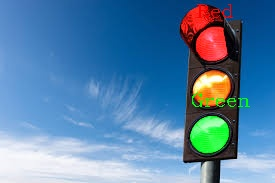
#> input picture picture_tagged4.jpg, 275 x 183 px, given in place of the camera
$ python color_capture_test2_upload.py
#> lines starting #> are read from the running program, lines starting #| are printed output that depends on the picture; after the words box and inside, x2 and y2 are one past the last pixel; in counts of white or black regions, pixels touching at a corner belong together
import cv2
import numpy as np
import time
from collections import deque

class HighPerformanceColorDetector:
    def __init__(self):
        self.color_ranges = {
            'Red': [
                ([0, 150, 50], [10, 255, 255]),      # Red range 1
                ([170, 150, 50], [180, 255, 255])    # Red range 2
            ],
            'Blue': [([100, 150, 50], [130, 255, 255])],
            'Green': [([40, 80, 50], [80, 255, 255])],
            'Yellow': [([20, 100, 100], [30, 255, 255])],
            'Purple': [([130, 80, 50], [160, 255, 255])],
            'Orange': [([10, 150, 100], [20, 255, 255])],
            'Cyan': [([85, 100, 50], [100, 255, 255])]
        }

        self.color_bgr = {
            'Red': (0, 0, 255),
            'Blue': (255, 0, 0),
            'Green': (0, 255, 0),
            'Yellow': (0, 255, 255),
            'Purple': (255, 0, 255),
            'Orange': (0, 165, 255),
            'Cyan': (255, 255, 0)
        }

        self.fps_queue = deque(maxlen=30)
        self.prev_time = time.time()

        self.kernel_open = cv2.getStructuringElement(cv2.MORPH_ELLIPSE, (3, 3))
        self.kernel_close = cv2.getStructuringElement(cv2.MORPH_ELLIPSE, (9, 9))

        self.target_width = 1920
        self.target_height = 1080

        self.gradient_bg = self.create_gradient_bg(self.target_width, self.target_height)

    def create_gradient_bg(self, width, height):
        bg = np.zeros((height, width, 3), dtype=np.uint8)
        for i in range(height):
            ratio = i / height
            r = int(30 + ratio * 50)
            g = int(30 + ratio * 30)
            b = int(70 + ratio * 100)
            bg[i, :] = (b, g, r)
        return bg

    def get_light_color(self, color_bgr, alpha=0.3):
        return tuple(int(c + (255 - c) * alpha) for c in color_bgr)

    def put_pretty_text(self, img, text, position, color,
                       font_scale=1.0, thickness=2, shadow=True):
        fonts = [
            cv2.FONT_HERSHEY_COMPLEX,
            cv2.FONT_HERSHEY_TRIPLEX,
            cv2.FONT_HERSHEY_DUPLEX
        ]
        font = fonts[0]

        if shadow:
            shadow_color = (0, 0, 0)
            cv2.putText(img, text,
                       (position[0] + 2, position[1] + 2),
                       font, font_scale, shadow_color, thickness + 1,
                       cv2.LINE_AA)


        cv2.putText(img, text, position,
                   font, font_scale, color, thickness, cv2.LINE_AA)

    def calculate_fps(self):

        current_time = time.time()
        fps = 1.0 / (current_time - self.prev_time)
        self.prev_time = current_time
        self.fps_queue.append(fps)

        return sum(self.fps_queue) / len(self.fps_queue) if self.fps_queue else fps

    def optimize_frame(self, frame):

        h, w = frame.shape[:2]
        if w != self.target_width or h != self.target_height:
            frame = cv2.resize(frame, (self.target_width, self.target_height))

        return frame

    def advanced_color_detection(self, frame, hsv):

        detected_areas = []

        for color_name, ranges in self.color_ranges.items():
            combined_mask = None

            for lower, upper in ranges:
                lower_np = np.array(lower)
                upper_np = np.array(upper)
                mask = cv2.inRange(hsv, lower_np, upper_np)

                if combined_mask is None:
                    combined_mask = mask
                else:
                    combined_mask = cv2.bitwise_or(combined_mask, mask)

            if combined_mask is None:
                continue

            mask = cv2.morphologyEx(combined_mask, cv2.MORPH_OPEN, self.kernel_open)
            mask = cv2.morphologyEx(mask, cv2.MORPH_CLOSE, self.kernel_close)


            contours, _ = cv2.findContours(mask, cv2.RETR_EXTERNAL, cv2.CHAIN_APPROX_SIMPLE)

            for contour in contours:
                area = cv2.contourArea(contour)

                min_area = 1500

                if area > min_area:
                    hull = cv2.convexHull(contour)

                    x, y, w, h = cv2.boundingRect(hull)

                    perimeter = cv2.arcLength(hull, True)
                    if perimeter > 0:
                        circularity = 4 * np.pi * area / (perimeter * perimeter)
                        if circularity < 0.3:
                            continue

                    center_x = x + w // 2
                    center_y = y + h // 2
                    detected_areas.append({
                        'name': color_name,
                        'center': (center_x, center_y),
                        'size': max(w, h),
                        'color': self.color_bgr[color_name],
                        'contour': hull
                    })

        return detected_areas

    def create_rounded_mask(self, contours, img_shape):

        mask = np.zeros(img_shape[:2], dtype=np.uint8)

        for contour in contours:
            if len(contour) > 2:
                epsilon = 0.005 * cv2.arcLength(contour, True)
                approx = cv2.approxPolyDP(contour, epsilon, True)
                cv2.fillPoly(mask, [approx], 255)

        mask = cv2.GaussianBlur(mask, (15, 15), 0)
        return mask

    def detect_colors(self, frame):
        frame = self.optimize_frame(frame)

        frame = cv2.flip(frame, 1)

        hsv = cv2.cvtColor(frame, cv2.COLOR_BGR2HSV)

        hsv = cv2.GaussianBlur(hsv, (5, 5), 0)

        result = self.gradient_bg.copy()

        color_layer = np.zeros_like(frame, dtype=np.uint8)

        detected_areas = self.advanced_color_detection(frame, hsv)

        for area in detected_areas:
            name = area['name']
            center = area['center']
            size = area['size']
            color = area['color']
            contour = area['contour']

            contour_mask = self.create_rounded_mask([contour], frame.shape)

            light_color = self.get_light_color(color, alpha=0.4)

            colored_area = np.full_like(frame, light_color, dtype=np.uint8)
            color_layer[contour_mask > 0] = colored_area[contour_mask > 0]

        result = cv2.addWeighted(frame, 0.7, color_layer, 0.3, 0)

        for area in detected_areas:
            name = area['name']
            center = area['center']
            size = area['size']
            color = area['color']

            font_scale = max(0.8, min(2.0, size / 150))
            thickness = max(1, int(size / 100))


            radius = max(30, size // 8)
            cv2.circle(result, center, radius, (40, 40, 40), -1)
            cv2.circle(result, center, radius, color, 2)


            text_size = cv2.getTextSize(name, cv2.FONT_HERSHEY_COMPLEX, font_scale, thickness)[0]
            text_x = center[0] - text_size[0] // 2
            text_y = center[1] + text_size[1] // 2

            self.put_pretty_text(result, name, (text_x, text_y), color,
                               font_scale, thickness)

        return result, len(detected_areas)

    def add_ui_elements(self, frame, detected_count):

        h, w = frame.shape[:2]


        fps = self.calculate_fps()

        title_bg = np.zeros((60, w, 3), dtype=np.uint8)
        title_bg[:, :] = (40, 40, 60)
        frame[0:60, 0:w] = cv2.addWeighted(frame[0:60, 0:w], 0.3, title_bg, 0.7, 0)

        self.put_pretty_text(frame, "High-Performance Color Detection", (20, 40),
                           (255, 255, 255), 1.2, 2)

        status_bg = np.zeros((40, w, 3), dtype=np.uint8)
        status_bg[:, :] = (30, 30, 30)
        frame[h-40:h, 0:w] = cv2.addWeighted(frame[h-40:h, 0:w], 0.4, status_bg, 0.6, 0)

        status_text = f"Detected: {detected_count} color areas | Press 'Q' to exit | 'S' to screenshot"
        self.put_pretty_text(frame, status_text, (20, h-10),
                           (200, 200, 200), 0.6, 1)

        fps_text = f"FPS: {fps:.1f}"
        fps_size = cv2.getTextSize(fps_text, cv2.FONT_HERSHEY_COMPLEX, 0.6, 1)[0]
        self.put_pretty_text(frame, fps_text, (w - fps_size[0] - 20, 40),
                           (0, 255, 255), 0.6, 1)

        res_text = f"Resolution: {w}x{h}"
        res_size = cv2.getTextSize(res_text, cv2.FONT_HERSHEY_COMPLEX, 0.5, 1)[0]
        self.put_pretty_text(frame, res_text, (w - res_size[0] - 20, 70),
                           (0, 200, 255), 0.5, 1)

def main():

    detector = HighPerformanceColorDetector()

    cap = cv2.VideoCapture(0)

    if not cap.isOpened():
        print("Cannot open camera!")

    print("Setting camera to maximum resolution and frame rate...")

    cap.set(cv2.CAP_PROP_FRAME_WIDTH, detector.target_width)
    cap.set(cv2.CAP_PROP_FRAME_HEIGHT, detector.target_height)


    cap.set(cv2.CAP_PROP_FPS, 60)


    actual_width = int(cap.get(cv2.CAP_PROP_FRAME_WIDTH))
    actual_height = int(cap.get(cv2.CAP_PROP_FRAME_HEIGHT))
    actual_fps = cap.get(cv2.CAP_PROP_FPS)

    print(f"Camera resolution: {actual_width}x{actual_height}")
    print(f"Camera FPS: {actual_fps}")

    if actual_width != detector.target_width or actual_height != detector.target_height:
        detector.target_width = actual_width
        detector.target_height = actual_height
        detector.gradient_bg = detector.create_gradient_bg(actual_width, actual_height)
        print(f"Adjusted target resolution to: {actual_width}x{actual_height}")

    print("High-performance color detection started!")
    print("Press 'Q' to exit")
    print("Press 'S' to save screenshot")

    screenshot_count = 0

    while True:
        ret, frame = cap.read()
#> frame is the input picture: shape (183, 275, 3); mean B, G, R 167.8, 130.7, 86.9
        if not ret:
            print("Failed to grab frame!")
            break


        result, count = detector.detect_colors(frame)
#> in detect_colors, `frame = cv2.flip(frame, 1)`:
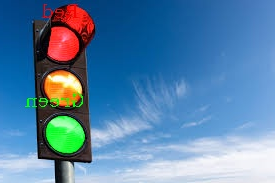
#> frame: shape (183, 275, 3); mean B, G, R 167.8, 130.7, 86.9
#> in detect_colors, `hsv = cv2.cvtColor(frame, cv2.COLOR_BGR2HSV)`: hsv: shape (183, 275, 3); mean H, S, V 98.2, 156.2, 182.3
#> in detect_colors, `hsv = cv2.GaussianBlur(hsv, (5, 5), 0)`: hsv: shape (183, 275, 3); mean H, S, V 98.2, 156.3, 182.3
#> after the loop in advanced_color_detection, `for color_name, ranges in self.color_ranges.items():`:
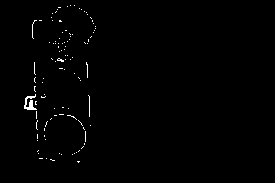
#> combined_mask: shape (183, 275); 0.81% white in thin lines or dots, all inside (x1, y1, x2, y2) = (24, 5, 96, 163)
#> after the loop in advanced_color_detection, `for color_name, ranges in self.color_ranges.items():`:
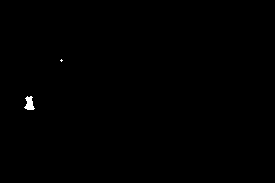
#> mask: shape (183, 275); 0.2% white; 2 white regions (1 under 20 px), largest, box (x1, y1, x2, y2) and area: (24, 96, 35, 110) 97
#> after the loop in advanced_color_detection, `for color_name, ranges in self.color_ranges.items():`: detected_areas = 1 item
#> the loop in detect_colors, `for area in detected_areas:` made 1 pass
#> (name, center, size, color, light_color) on pass 1: ('Blue', (134, 74), 269, (255, 0, 0), (255, 102, 102))
#> pass 1, in detect_colors, `contour_mask = self.create_rounded_mask([contour], frame.shape)`:
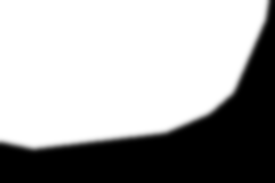
#> contour_mask: shape (183, 275); min 0, max 255, mean 168.6
#> after the loop in detect_colors, `for area in detected_areas:`:
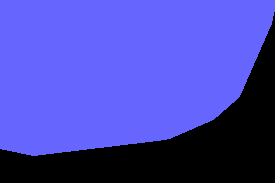
#> color_layer: shape (183, 275, 3); mean B, G, R 181.1, 72.4, 72.4
#> the loop in detect_colors, `for area in detected_areas:` made 1 pass
#> (name, center, size, color, font_scale, thickness, radius, text_size) on pass 1: ('Blue', (134, 74), 269, (255, 0, 0), 1.79, 2, 33, (135, 39))
#> after the loop in detect_colors, `for area in detected_areas:`:
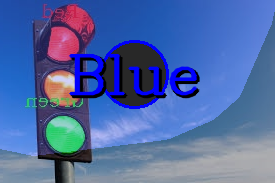
#> result: shape (183, 275, 3); mean B, G, R 165, 104.2, 78.7
#> count = 1
        detector.add_ui_elements(result, count)
#> in put_pretty_text (call 2), `cv2.putText(img, text, position, font, font_scale, color, thickness, c..`: img: shape (183, 275, 3); mean B, G, R 142.6, 102.6, 86
#> in add_ui_elements, `fps_size = cv2.getTextSize(fps_text, cv2.FONT_HERSHEY_COMPLEX, 0.6, 1)..`: fps_size = (84, 14)
#> in add_ui_elements, `res_size = cv2.getTextSize(res_text, cv2.FONT_HERSHEY_COMPLEX, 0.5, 1)..`: res_size = (174, 12)
#> in put_pretty_text (call 5), `cv2.putText(img, text, position, font, font_scale, color, thickness, c..`:
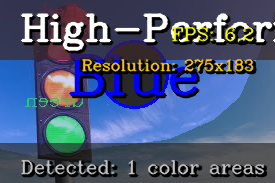
#> img: shape (183, 275, 3); mean B, G, R 117.4, 87.7, 75.1


        cv2.imshow('High-Performance Color Detection', result)

        key = cv2.waitKey(1) & 0xFF
#> (key q is pressed here)
        if key == ord('q') or key == ord('Q'):
            break
        elif key == ord('s') or key == ord('S'):

            screenshot_count += 1
            filename = f'color_detection_{screenshot_count}.png'
            cv2.imwrite(filename, result)
            print(f"Screenshot saved: {filename}")


    cap.release()
    cv2.destroyAllWindows()
    print("Program exited")

if __name__ == "__main__":
    main()

$ run again, on color_detection_1.png
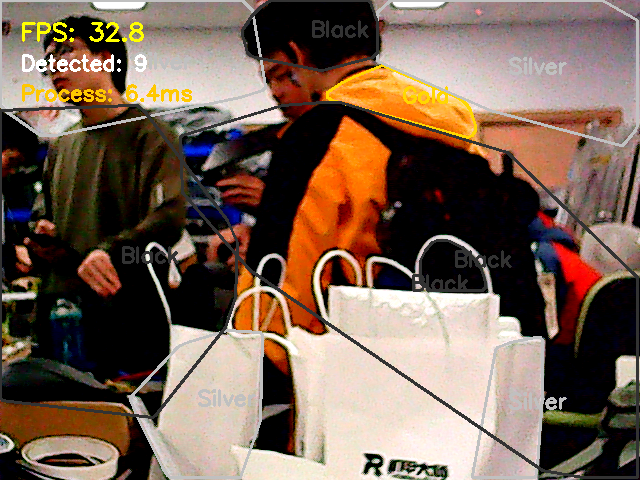
#> input picture color_detection_1.png, 640 x 480 px, given in place of the camera
#> in main, frame is the input picture: shape (480, 640, 3); mean B, G, R 83.8, 98.8, 121.3
#> after the loop in advanced_color_detection, `for color_name, ranges in self.color_ranges.items():`:
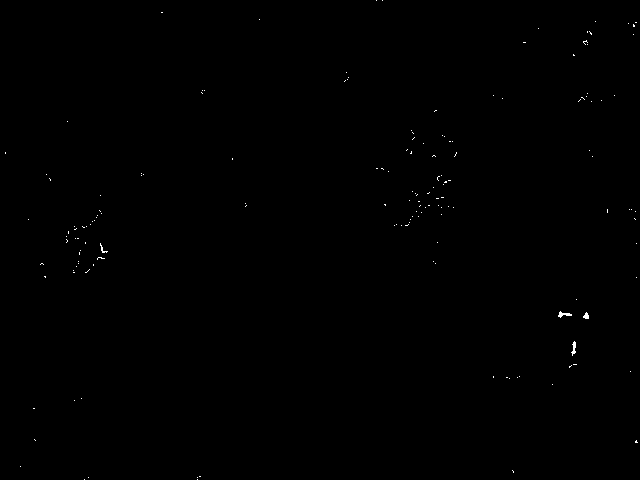
#> combined_mask: shape (480, 640); 0.14% white in thin lines or dots
#> after the loop in advanced_color_detection, `for color_name, ranges in self.color_ranges.items():`: detected_areas = 5 items
#> the loop in detect_colors, `for area in detected_areas:` made 5 passes
#> (name, center, size, color, light_color) on passes 1 to 5: ('Red', (60, 294), 97, (0, 0, 255), (102, 102, 255)), ('Red', (322, 90), 108, (0, 0, 255), (102, 102, 255)), ('Orange', (575, 426), 129, (0, 165, 255), (102, 201, 255)), ('Orange', (327, 239), 242, (0, 165, 255), (102, 201, 255)), ('Orange', (546, 95), 65, (0, 165, 255), (102, 201, 255))
#> the loop in detect_colors, `for area in detected_areas:` made 5 passes
#> (name, center, size, color, font_scale, thickness, text_size, text_x) on passes 1 to 5: ('Red', (60, 294), 97, (0, 0, 255), 0.8, 1, (51, 18), 35), ('Red', (322, 90), 108, (0, 0, 255), 0.8, 1, (51, 18), 297), ('Orange', (575, 426), 129, (0, 165, 255), 0.86, 1, (103, 19), 524), ('Orange', (327, 239), 242, (0, 165, 255), 1.61, 2, (194, 35), 230), ('Orange', (546, 95), 65, (0, 165, 255), 0.8, 1, (96, 18), 498)
#> count = 5
#> fps_size = (84, 14)
#> res_size = (174, 12)
#> in put_pretty_text (call 9), `cv2.putText(img, text, position, font, font_scale, color, thickness, c..`:
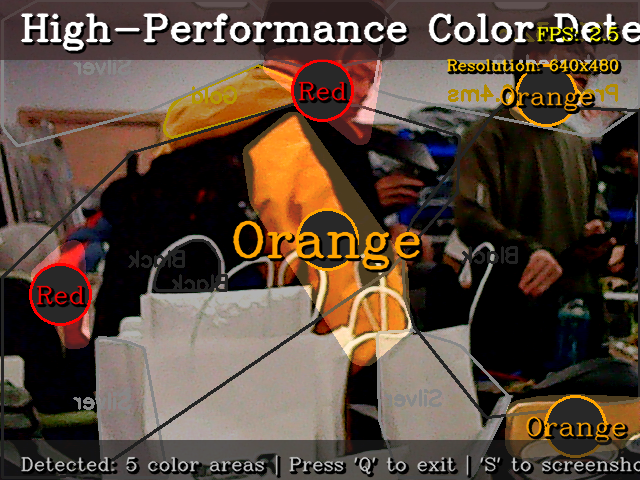
#> img: shape (480, 640, 3); mean B, G, R 58.6, 71.6, 89.2

$ run again, on color_detection_2.png
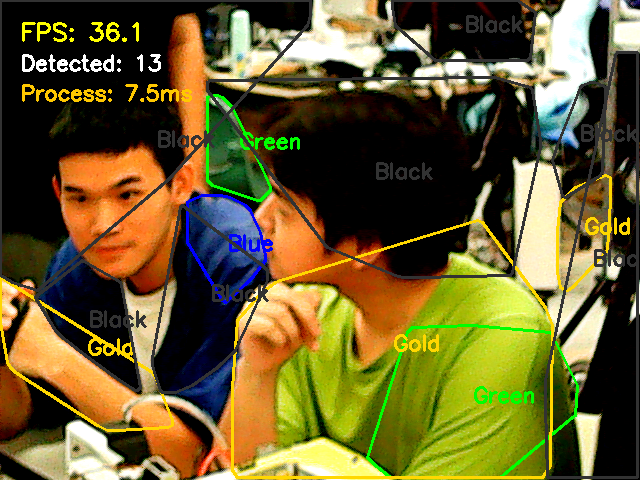
#> input picture color_detection_2.png, 640 x 480 px, given in place of the camera
#> in main, frame is the input picture: shape (480, 640, 3); mean B, G, R 45.2, 92.8, 104.8
#> after the loop in advanced_color_detection, `for color_name, ranges in self.color_ranges.items():`:
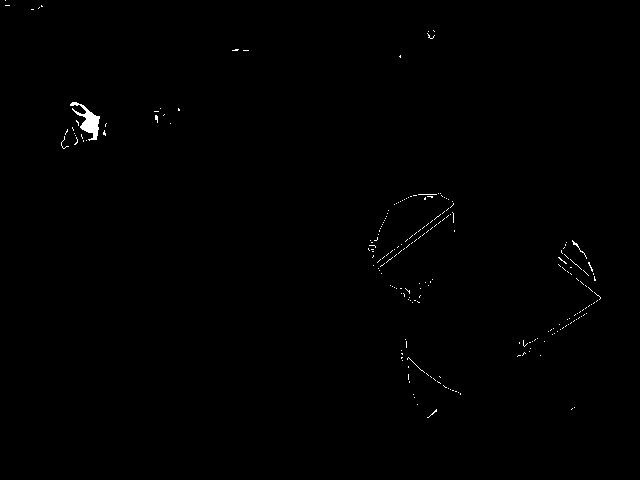
#> combined_mask: shape (480, 640); 0.37% white; 222 white regions (220 under 20 px), largest, box (x1, y1, x2, y2) and area: (70, 102, 100, 141) 425, (572, 240, 587, 259) 33
#> after the loop in advanced_color_detection, `for color_name, ranges in self.color_ranges.items():`: detected_areas = 8 items
#> the loop in detect_colors, `for area in detected_areas:` made 8 passes
#> (name, center, size, color, light_color) on passes 1 to 7: ('Red', (265, 264), 108, (0, 0, 255), (102, 102, 255)), ('Blue', (411, 245), 102, (255, 0, 0), (255, 102, 102)), ('Green', (387, 149), 110, (0, 255, 0), (102, 255, 102)), ('Orange', (473, 441), 77, (0, 165, 255), (102, 201, 255)), ('Orange', (570, 367), 140, (0, 165, 255), (102, 201, 255)), ('Orange', (374, 381), 179, (0, 165, 255), (102, 201, 255)), ('Orange', (292, 274), 184, (0, 165, 255), (102, 201, 255))
#> the loop in detect_colors, `for area in detected_areas:` made 8 passes
#> (name, center, size, color, font_scale, thickness, radius, text_size) on passes 1 to 6: ('Red', (265, 264), 108, (0, 0, 255), 0.8, 1, 30, (51, 18)), ('Blue', (411, 245), 102, (255, 0, 0), 0.8, 1, 30, (60, 18)), ('Green', (387, 149), 110, (0, 255, 0), 0.8, 1, 30, (81, 18)), ('Orange', (473, 441), 77, (0, 165, 255), 0.8, 1, 30, (96, 18)), ('Orange', (570, 367), 140, (0, 165, 255), 0.933, 1, 30, (112, 21)), ('Orange', (374, 381), 179, (0, 165, 255), 1.19, 1, 30, (143, 26))
#> count = 8
#> fps_size = (84, 14)
#> res_size = (174, 12)
#> in put_pretty_text (call 12), `cv2.putText(img, text, position, font, font_scale, color, thickness, c..`:
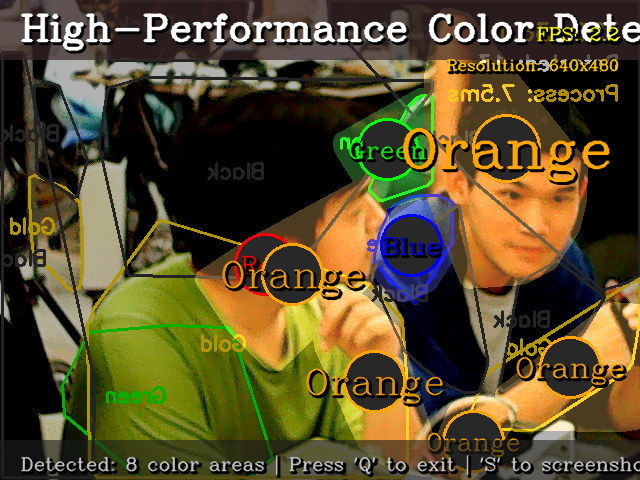
#> img: shape (480, 640, 3); mean B, G, R 40.5, 75.9, 87.1
